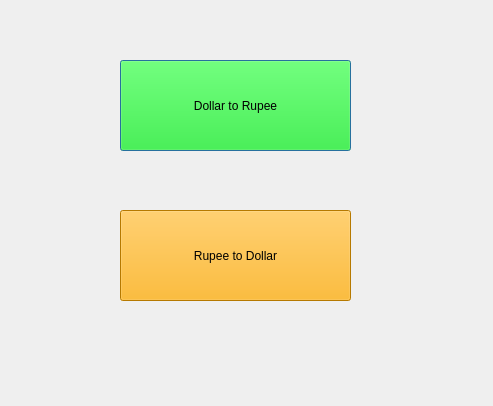
<?xml version="1.0" encoding="UTF-8"?>
<ui version="4.0">
 <class>currency</class>
 <widget class="QDialog" name="currency">
  <property name="geometry">
   <rect>
    <x>0</x>
    <y>0</y>
    <width>493</width>
    <height>406</height>
   </rect>
  </property>
  <property name="windowTitle">
   <string>Dialog</string>
  </property>
  <widget class="QPushButton" name="pushButton">
   <property name="geometry">
    <rect>
     <x>120</x>
     <y>60</y>
     <width>231</width>
     <height>91</height>
    </rect>
   </property>
   <property name="styleSheet">
    <string notr="true">font: 12pt &quot;MS Shell Dlg 2&quot;;
background-color: rgb(0, 255, 0);</string>
   </property>
   <property name="text">
    <string>Dollar to Rupee</string>
   </property>
  </widget>
  <widget class="QPushButton" name="pushButton_2">
   <property name="geometry">
    <rect>
     <x>120</x>
     <y>210</y>
     <width>231</width>
     <height>91</height>
    </rect>
   </property>
   <property name="styleSheet">
    <string notr="true">font: 12pt &quot;MS Shell Dlg 2&quot;;
background-color: rgb(255, 170, 0);</string>
   </property>
   <property name="text">
    <string>Rupee to Dollar</string>
   </property>
  </widget>
  <widget class="QLabel" name="lblInfo">
   <property name="geometry">
    <rect>
     <x>110</x>
     <y>380</y>
     <width>331</width>
     <height>20</height>
    </rect>
   </property>
   <property name="styleSheet">
    <string notr="true">color: rgb(0, 0, 255);</string>
   </property>
   <property name="text">
    <string/>
   </property>
  </widget>
 </widget>
 <resources/>
 <connections/>
</ui>
